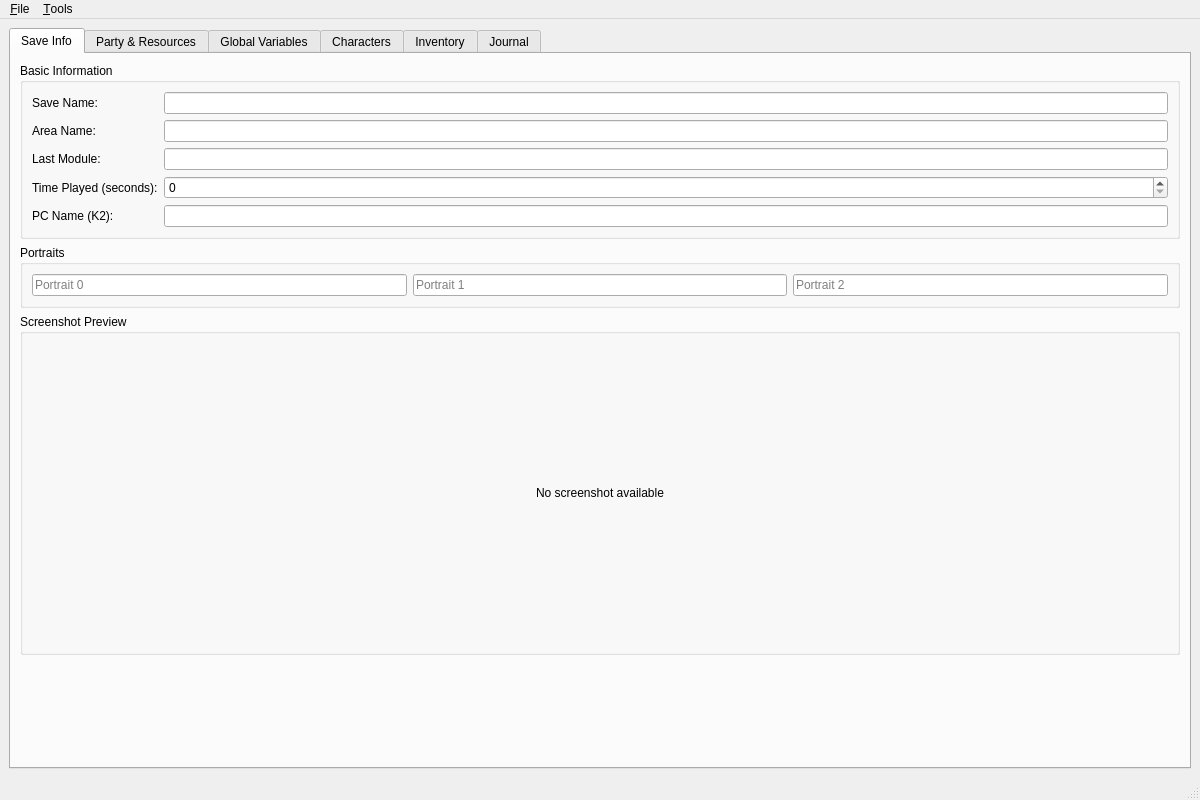
<?xml version="1.0" encoding="UTF-8"?>
<ui version="4.0">
 <class>MainWindow</class>
 <widget class="QMainWindow" name="MainWindow">
  <property name="geometry">
   <rect>
    <x>0</x>
    <y>0</y>
    <width>1200</width>
    <height>800</height>
   </rect>
  </property>
  <property name="windowTitle">
   <string>Save Game Editor</string>
  </property>
  <widget class="QWidget" name="centralwidget">
   <layout class="QHBoxLayout" name="horizontalLayoutMain">
    <item>
     <widget class="QTabWidget" name="tabWidget">
      <property name="currentIndex">
       <number>0</number>
      </property>
      
      <!-- Save Info Tab -->
      <widget class="QWidget" name="tabSaveInfo">
       <attribute name="title">
        <string>Save Info</string>
       </attribute>
       <layout class="QVBoxLayout" name="verticalLayoutSaveInfo">
        <item>
         <widget class="QGroupBox" name="groupBasicInfo">
          <property name="title">
           <string>Basic Information</string>
          </property>
          <layout class="QFormLayout" name="formLayoutBasicInfo">
           <item row="0" column="0">
            <widget class="QLabel" name="labelSaveName">
             <property name="text">
              <string>Save Name:</string>
             </property>
            </widget>
           </item>
           <item row="0" column="1">
            <widget class="QLineEdit" name="lineEditSaveName"/>
           </item>
           <item row="1" column="0">
            <widget class="QLabel" name="labelAreaName">
             <property name="text">
              <string>Area Name:</string>
             </property>
            </widget>
           </item>
           <item row="1" column="1">
            <widget class="QLineEdit" name="lineEditAreaName"/>
           </item>
           <item row="2" column="0">
            <widget class="QLabel" name="labelLastModule">
             <property name="text">
              <string>Last Module:</string>
             </property>
            </widget>
           </item>
           <item row="2" column="1">
            <widget class="QLineEdit" name="lineEditLastModule"/>
           </item>
           <item row="3" column="0">
            <widget class="QLabel" name="labelTimePlayed">
             <property name="text">
              <string>Time Played (seconds):</string>
             </property>
            </widget>
           </item>
           <item row="3" column="1">
            <widget class="QSpinBox" name="spinBoxTimePlayed">
             <property name="maximum">
              <number>2147483647</number>
             </property>
            </widget>
           </item>
           <item row="4" column="0">
            <widget class="QLabel" name="labelPCName">
             <property name="text">
              <string>PC Name (K2):</string>
             </property>
            </widget>
           </item>
           <item row="4" column="1">
            <widget class="QLineEdit" name="lineEditPCName"/>
           </item>
          </layout>
         </widget>
        </item>
        <item>
         <widget class="QGroupBox" name="groupPortraits">
          <property name="title">
           <string>Portraits</string>
          </property>
          <layout class="QHBoxLayout" name="horizontalLayoutPortraits">
           <item>
            <widget class="QLineEdit" name="lineEditPortrait0">
             <property name="placeholderText">
              <string>Portrait 0</string>
             </property>
            </widget>
           </item>
           <item>
            <widget class="QLineEdit" name="lineEditPortrait1">
             <property name="placeholderText">
              <string>Portrait 1</string>
             </property>
            </widget>
           </item>
           <item>
            <widget class="QLineEdit" name="lineEditPortrait2">
             <property name="placeholderText">
              <string>Portrait 2</string>
             </property>
            </widget>
           </item>
          </layout>
         </widget>
        </item>
        <item>
         <widget class="QGroupBox" name="groupScreenshot">
          <property name="title">
           <string>Screenshot Preview</string>
          </property>
          <layout class="QVBoxLayout" name="verticalLayoutScreenshot">
           <item>
            <widget class="QLabel" name="labelScreenshotPreview">
             <property name="minimumSize">
              <size>
               <width>400</width>
               <height>300</height>
              </size>
             </property>
             <property name="maximumSize">
              <size>
               <width>16777215</width>
               <height>16777215</height>
              </size>
             </property>
             <property name="text">
              <string>No screenshot available</string>
             </property>
             <property name="alignment">
              <set>Qt::AlignCenter</set>
             </property>
             <property name="scaledContents">
              <bool>false</bool>
             </property>
             <property name="sizePolicy">
              <sizepolicy hsizetype="Expanding" vsizetype="Expanding">
               <horstretch>0</horstretch>
               <verstretch>0</verstretch>
              </sizepolicy>
             </property>
            </widget>
           </item>
          </layout>
         </widget>
        </item>
        <item>
         <spacer name="verticalSpacerSaveInfo">
          <property name="orientation">
           <enum>Qt::Vertical</enum>
          </property>
          <property name="sizeHint" stdset="0">
           <size>
            <width>20</width>
            <height>40</height>
           </size>
          </property>
         </spacer>
        </item>
       </layout>
      </widget>
      
      <!-- Party Table Tab -->
      <widget class="QWidget" name="tabPartyTable">
       <attribute name="title">
        <string>Party &amp;&amp; Resources</string>
       </attribute>
       <layout class="QVBoxLayout" name="verticalLayoutPartyTable">
        <item>
         <widget class="QGroupBox" name="groupResources">
          <property name="title">
           <string>Resources</string>
          </property>
          <layout class="QFormLayout" name="formLayoutResources">
           <item row="0" column="0">
            <widget class="QLabel" name="labelGold">
             <property name="text">
              <string>Credits/Gold:</string>
             </property>
            </widget>
           </item>
           <item row="0" column="1">
            <widget class="QSpinBox" name="spinBoxGold">
             <property name="maximum">
              <number>2147483647</number>
             </property>
            </widget>
           </item>
           <item row="1" column="0">
            <widget class="QLabel" name="labelXPPool">
             <property name="text">
              <string>XP Pool:</string>
             </property>
            </widget>
           </item>
           <item row="1" column="1">
            <widget class="QSpinBox" name="spinBoxXPPool">
             <property name="maximum">
              <number>2147483647</number>
             </property>
            </widget>
           </item>
           <item row="2" column="0">
            <widget class="QLabel" name="labelComponents">
             <property name="text">
              <string>Components (K2):</string>
             </property>
            </widget>
           </item>
           <item row="2" column="1">
            <widget class="QSpinBox" name="spinBoxComponents">
             <property name="maximum">
              <number>2147483647</number>
             </property>
            </widget>
           </item>
           <item row="3" column="0">
            <widget class="QLabel" name="labelChemicals">
             <property name="text">
              <string>Chemicals (K2):</string>
             </property>
            </widget>
           </item>
           <item row="3" column="1">
            <widget class="QSpinBox" name="spinBoxChemicals">
             <property name="maximum">
              <number>2147483647</number>
             </property>
            </widget>
           </item>
          </layout>
         </widget>
        </item>
        <item>
         <widget class="QGroupBox" name="groupPartyMembers">
          <property name="title">
           <string>Party Members</string>
          </property>
          <layout class="QVBoxLayout" name="verticalLayoutPartyMembers">
           <item>
            <widget class="QListWidget" name="listWidgetPartyMembers">
             <property name="toolTip">
              <string>Hover over a party member to see detailed information</string>
             </property>
            </widget>
           </item>
          </layout>
         </widget>
        </item>
       </layout>
      </widget>
      
      <!-- Global Variables Tab -->
      <widget class="QWidget" name="tabGlobalVars">
       <attribute name="title">
        <string>Global Variables</string>
       </attribute>
       <layout class="QVBoxLayout" name="verticalLayoutGlobalVars">
        <item>
         <widget class="QTabWidget" name="tabWidgetGlobalVarsType">
          <widget class="QWidget" name="tabBooleans">
           <attribute name="title">
            <string>Booleans</string>
           </attribute>
           <layout class="QVBoxLayout" name="verticalLayoutBooleans">
            <item>
             <widget class="QTableWidget" name="tableWidgetBooleans">
              <property name="columnCount">
               <number>2</number>
              </property>
              <column>
               <property name="text">
                <string>Name</string>
               </property>
              </column>
              <column>
               <property name="text">
                <string>Value</string>
               </property>
              </column>
             </widget>
            </item>
           </layout>
          </widget>
          <widget class="QWidget" name="tabNumbers">
           <attribute name="title">
            <string>Numbers</string>
           </attribute>
           <layout class="QVBoxLayout" name="verticalLayoutNumbers">
            <item>
             <widget class="QTableWidget" name="tableWidgetNumbers">
              <property name="columnCount">
               <number>2</number>
              </property>
              <column>
               <property name="text">
                <string>Name</string>
               </property>
              </column>
              <column>
               <property name="text">
                <string>Value</string>
               </property>
              </column>
             </widget>
            </item>
           </layout>
          </widget>
          <widget class="QWidget" name="tabStrings">
           <attribute name="title">
            <string>Strings</string>
           </attribute>
           <layout class="QVBoxLayout" name="verticalLayoutStrings">
            <item>
             <widget class="QTableWidget" name="tableWidgetStrings">
              <property name="columnCount">
               <number>2</number>
              </property>
              <column>
               <property name="text">
                <string>Name</string>
               </property>
              </column>
              <column>
               <property name="text">
                <string>Value</string>
               </property>
              </column>
             </widget>
            </item>
           </layout>
          </widget>
          <widget class="QWidget" name="tabLocations">
           <attribute name="title">
            <string>Locations</string>
           </attribute>
           <layout class="QVBoxLayout" name="verticalLayoutLocations">
            <item>
             <widget class="QTableWidget" name="tableWidgetLocations">
              <property name="columnCount">
               <number>5</number>
              </property>
              <column>
               <property name="text">
                <string>Name</string>
               </property>
              </column>
              <column>
               <property name="text">
                <string>X</string>
               </property>
              </column>
              <column>
               <property name="text">
                <string>Y</string>
               </property>
              </column>
              <column>
               <property name="text">
                <string>Z</string>
               </property>
              </column>
              <column>
               <property name="text">
                <string>Ori</string>
               </property>
              </column>
             </widget>
            </item>
           </layout>
          </widget>
         </widget>
        </item>
       </layout>
      </widget>
      
      <!-- Characters Tab -->
      <widget class="QWidget" name="tabCharacters">
       <attribute name="title">
        <string>Characters</string>
       </attribute>
       <layout class="QHBoxLayout" name="horizontalLayoutCharacters">
        <item>
         <widget class="QListWidget" name="listWidgetCharacters">
          <property name="maximumWidth">
           <number>200</number>
          </property>
         </widget>
        </item>
        <item>
         <widget class="QTabWidget" name="tabWidgetCharacterDetails">
          <widget class="QWidget" name="tabCharStats">
           <attribute name="title">
            <string>Stats</string>
           </attribute>
           <layout class="QFormLayout" name="formLayoutCharStats">
            <item row="0" column="0">
             <widget class="QLabel" name="labelCharName">
              <property name="text">
               <string>Name:</string>
              </property>
             </widget>
            </item>
            <item row="0" column="1">
             <widget class="QLineEdit" name="lineEditCharName"/>
            </item>
            <item row="1" column="0">
             <widget class="QLabel" name="labelCharHP">
              <property name="text">
               <string>HP / Max HP:</string>
              </property>
             </widget>
            </item>
            <item row="1" column="1">
             <layout class="QHBoxLayout" name="horizontalLayoutHP">
              <item>
               <widget class="QSpinBox" name="spinBoxCharHP">
                <property name="maximum">
                 <number>32767</number>
                </property>
               </widget>
              </item>
              <item>
               <widget class="QLabel" name="labelHPSeparator">
                <property name="text">
                 <string>/</string>
                </property>
               </widget>
              </item>
              <item>
               <widget class="QSpinBox" name="spinBoxCharMaxHP">
                <property name="maximum">
                 <number>32767</number>
                </property>
               </widget>
              </item>
             </layout>
            </item>
            <item row="2" column="0">
             <widget class="QLabel" name="labelCharFP">
              <property name="text">
               <string>FP / Max FP:</string>
              </property>
             </widget>
            </item>
            <item row="2" column="1">
             <layout class="QHBoxLayout" name="horizontalLayoutFP">
              <item>
               <widget class="QSpinBox" name="spinBoxCharFP">
                <property name="maximum">
                 <number>32767</number>
                </property>
               </widget>
              </item>
              <item>
               <widget class="QLabel" name="labelFPSeparator">
                <property name="text">
                 <string>/</string>
                </property>
               </widget>
              </item>
              <item>
               <widget class="QSpinBox" name="spinBoxCharMaxFP">
                <property name="maximum">
                 <number>32767</number>
                </property>
               </widget>
              </item>
             </layout>
            </item>
            <item row="3" column="0">
             <widget class="QLabel" name="labelCharXP">
              <property name="text">
               <string>Experience:</string>
              </property>
             </widget>
            </item>
            <item row="3" column="1">
             <widget class="QSpinBox" name="spinBoxCharXP">
              <property name="maximum">
               <number>2147483647</number>
              </property>
             </widget>
            </item>
           </layout>
          </widget>
          <widget class="QWidget" name="tabCharEquipment">
           <attribute name="title">
            <string>Equipment</string>
           </attribute>
           <layout class="QVBoxLayout" name="verticalLayoutCharEquipment">
            <item>
             <widget class="QListWidget" name="listWidgetEquipment"/>
            </item>
           </layout>
          </widget>
          <widget class="QWidget" name="tabCharSkills">
           <attribute name="title">
            <string>Skills</string>
           </attribute>
           <layout class="QVBoxLayout" name="verticalLayoutCharSkills">
            <item>
             <widget class="QLabel" name="labelSkillsCharacter">
              <property name="text">
               <string>Skills</string>
              </property>
              <property name="font">
               <font>
                <weight>75</weight>
                <bold>true</bold>
                <pointsize>10</pointsize>
               </font>
              </property>
              <property name="styleSheet">
               <string>color: #2a82da;</string>
              </property>
             </widget>
            </item>
            <item>
             <widget class="QTableWidget" name="tableWidgetSkills">
              <property name="columnCount">
               <number>2</number>
              </property>
              <column>
               <property name="text">
                <string>Skill</string>
               </property>
              </column>
              <column>
               <property name="text">
                <string>Rank</string>
               </property>
              </column>
             </widget>
            </item>
           </layout>
          </widget>
         </widget>
        </item>
       </layout>
      </widget>
      
      <!-- Inventory Tab -->
      <widget class="QWidget" name="tabInventory">
       <attribute name="title">
        <string>Inventory</string>
       </attribute>
       <layout class="QVBoxLayout" name="verticalLayoutInventory">
        <item>
         <widget class="QTableWidget" name="tableWidgetInventory">
          <property name="columnCount">
           <number>3</number>
          </property>
          <column>
           <property name="text">
            <string>Item</string>
           </property>
          </column>
          <column>
           <property name="text">
            <string>Count</string>
           </property>
          </column>
          <column>
           <property name="text">
            <string>ResRef</string>
           </property>
          </column>
         </widget>
        </item>
       </layout>
      </widget>
      
      <!-- Journal Tab -->
      <widget class="QWidget" name="tabJournal">
       <attribute name="title">
        <string>Journal</string>
       </attribute>
       <layout class="QVBoxLayout" name="verticalLayoutJournal">
        <item>
         <widget class="QTableWidget" name="tableWidgetJournal">
          <property name="columnCount">
           <number>4</number>
          </property>
          <column>
           <property name="text">
            <string>Plot ID</string>
           </property>
          </column>
          <column>
           <property name="text">
            <string>State</string>
           </property>
          </column>
          <column>
           <property name="text">
            <string>Date</string>
           </property>
          </column>
          <column>
           <property name="text">
            <string>Time</string>
           </property>
          </column>
         </widget>
        </item>
       </layout>
      </widget>
      
     </widget>
    </item>
   </layout>
  </widget>
  
  <widget class="QMenuBar" name="menuBar">
   <property name="geometry">
    <rect>
     <x>0</x>
     <y>0</y>
     <width>1200</width>
     <height>21</height>
    </rect>
   </property>
   <widget class="QMenu" name="menuFile">
    <property name="title">
     <string>&amp;File</string>
    </property>
    <addaction name="actionNew"/>
    <addaction name="actionOpen"/>
    <addaction name="actionSave"/>
    <addaction name="actionSaveAs"/>
    <addaction name="separator"/>
    <addaction name="actionRevert"/>
    <addaction name="separator"/>
    <addaction name="actionExit"/>
   </widget>
   <widget class="QMenu" name="menuTools">
    <property name="title">
     <string>&amp;Tools</string>
    </property>
    <addaction name="actionFlushEventQueue"/>
    <addaction name="actionRebuildCachedModules"/>
   </widget>
   <addaction name="menuFile"/>
   <addaction name="menuTools"/>
  </widget>
  
  <widget class="QStatusBar" name="statusBar"/>
  
  <action name="actionNew">
   <property name="text">
    <string>&amp;New</string>
   </property>
  </action>
  <action name="actionOpen">
   <property name="text">
    <string>&amp;Open...</string>
   </property>
  </action>
  <action name="actionSave">
   <property name="text">
    <string>&amp;Save</string>
   </property>
  </action>
  <action name="actionSaveAs">
   <property name="text">
    <string>Save &amp;As...</string>
   </property>
  </action>
  <action name="actionRevert">
   <property name="text">
    <string>&amp;Revert</string>
   </property>
  </action>
  <action name="actionExit">
   <property name="text">
    <string>E&amp;xit</string>
   </property>
  </action>
  <action name="actionFlushEventQueue">
   <property name="text">
    <string>Flush EventQueue (Fix Corruption)</string>
   </property>
  </action>
  <action name="actionRebuildCachedModules">
   <property name="text">
    <string>Rebuild Cached Modules</string>
   </property>
  </action>
  
 </widget>
 <resources/>
 <connections/>
</ui>
